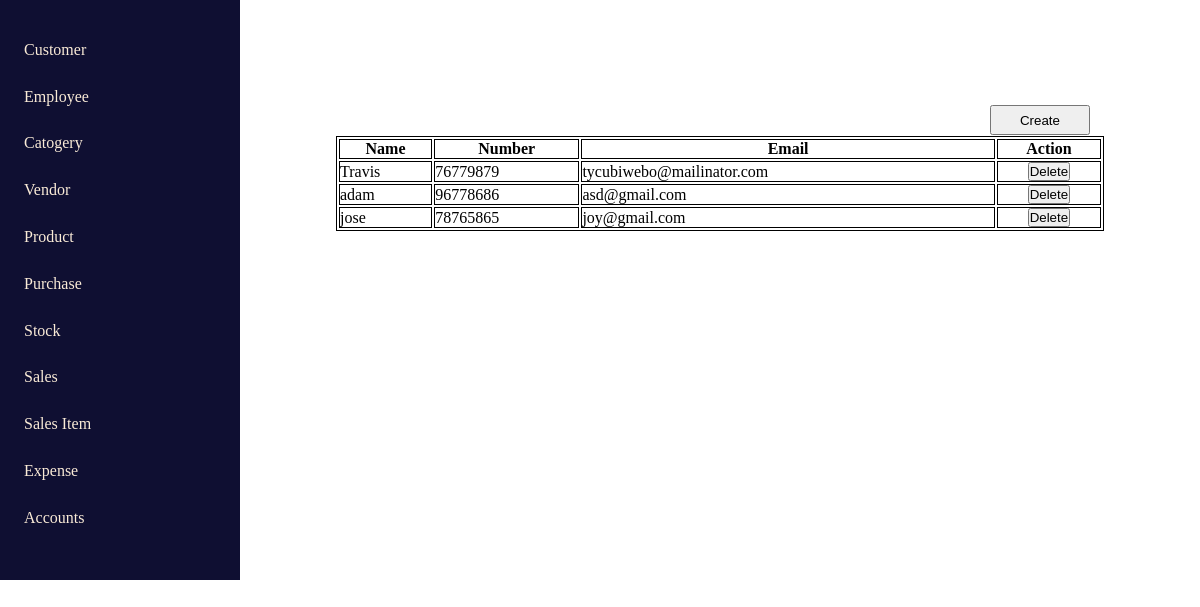
Page /vendor on the earlier database version.
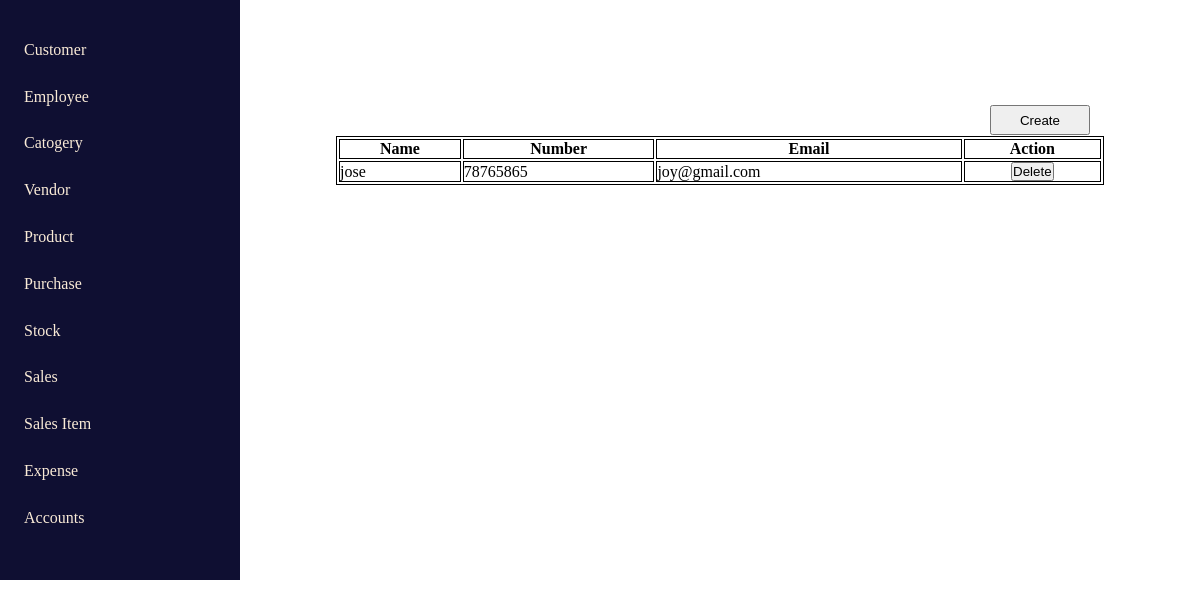
Same page on the later database version.
### home/models.py (models this page shows, shortened)
class vendorContactForm(models.Model):
    name = models.CharField(max_length=200)
    phone = models.CharField(max_length=200)
    email = models.EmailField(max_length=200)

### home/views.py (the view)
# urls.py: path('vendor', vendor, name='vendor'),
def vendor(request):
    vendor = vendorContactForm.objects.all()
    return render(request, 'vendor.html', {'vendor': vendor})

### templates/vendor.html (shortened to what this page needs)
{% extends "index.html" %}
{% block vendor_content %}
<div class="table_container">
    <button class="create_btn"><a href="{% url 'vendorForm' %}" style = "color : black;">Create</a></button>
    <table>
        <tbody>
            <th>Name</th>
            <th>Number</th>
            <th>Email</th>
            <th>Action</th>
        </tbody>
        <tbody>
            {% for d in vendor %}
            <tr>
                <td>{{d.name}}</td>
                <td>{{d.phone}}</td>
                <td>{{d.email}}</td>
                <td class="action">
                    <button><a href="{% url 'deleteDataVendor' d.id %}" style = "color : black;">Delete</a></button>
                </td>
            </tr>
            {% endfor %}
        </tbody>
    </table>
    {% endblock vendor_content %}

Differences in the rows shown:
removed vendorContactForm: name "Travis", phone "76779879", email "tycubiwebo@mailinator.com"
removed vendorContactForm: name "adam", phone "96778686", email "asd@gmail.com"
